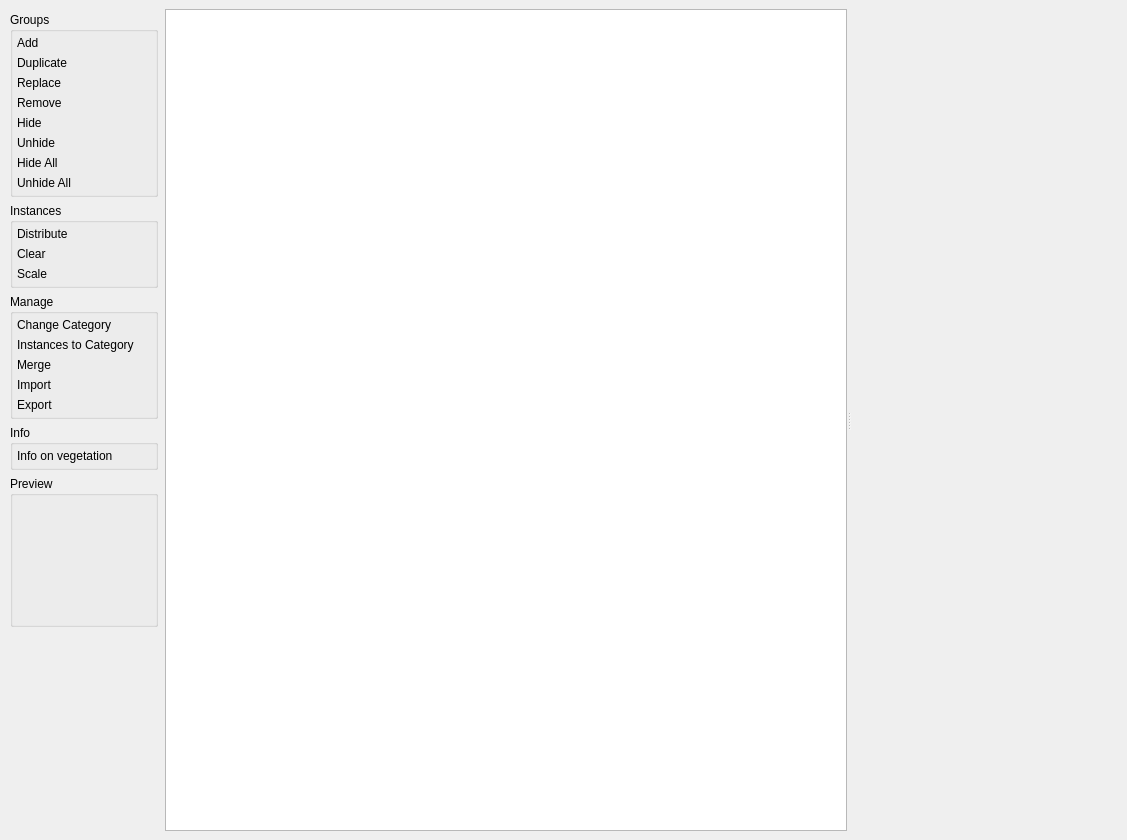
<?xml version="1.0" encoding="UTF-8"?>
<ui version="4.0">
 <class>CVegetationDataBasePage</class>
 <widget class="QMainWindow" name="CVegetationDataBasePage">
  <property name="geometry">
   <rect>
    <x>0</x>
    <y>0</y>
    <width>1127</width>
    <height>840</height>
   </rect>
  </property>
  <widget class="QWidget" name="centralwidget">
   <layout class="QHBoxLayout" name="horizontalLayout">
    <item>
     <widget class="QScrollArea" name="m_wndTaskPanel">
      <property name="sizePolicy">
       <sizepolicy hsizetype="Preferred" vsizetype="Expanding">
        <horstretch>0</horstretch>
        <verstretch>0</verstretch>
       </sizepolicy>
      </property>
      <property name="minimumSize">
       <size>
        <width>150</width>
        <height>0</height>
       </size>
      </property>
      <property name="frameShape">
       <enum>QFrame::NoFrame</enum>
      </property>
      <property name="horizontalScrollBarPolicy">
       <enum>Qt::ScrollBarAlwaysOff</enum>
      </property>
      <property name="sizeAdjustPolicy">
       <enum>QAbstractScrollArea::AdjustToContents</enum>
      </property>
      <property name="widgetResizable">
       <bool>true</bool>
      </property>
      <widget class="QWidget" name="scrollAreaWidgetContents">
       <property name="geometry">
        <rect>
         <x>0</x>
         <y>0</y>
         <width>150</width>
         <height>822</height>
        </rect>
       </property>
       <layout class="QVBoxLayout" name="verticalLayout_6">
        <property name="leftMargin">
         <number>1</number>
        </property>
        <property name="topMargin">
         <number>3</number>
        </property>
        <property name="rightMargin">
         <number>1</number>
        </property>
        <property name="bottomMargin">
         <number>3</number>
        </property>
        <item>
         <widget class="QCollapsibleGroupBox" name="groupBox">
          <property name="title">
           <string>Groups</string>
          </property>
          <layout class="QVBoxLayout" name="verticalLayout">
           <property name="leftMargin">
            <number>4</number>
           </property>
           <property name="topMargin">
            <number>4</number>
           </property>
           <property name="rightMargin">
            <number>4</number>
           </property>
           <property name="bottomMargin">
            <number>4</number>
           </property>
           <item>
            <widget class="ClickableLabel" name="PANEL_VEG_ADD">
             <property name="toolTip">
              <string>Add new vegetation group(s)</string>
             </property>
             <property name="text">
              <string>Add</string>
             </property>
            </widget>
           </item>
           <item>
            <widget class="ClickableLabel" name="PANEL_VEG_CLONE">
             <property name="toolTip">
              <string>Duplicate selected vegetation group(s)</string>
             </property>
             <property name="text">
              <string>Duplicate</string>
             </property>
            </widget>
           </item>
           <item>
            <widget class="ClickableLabel" name="PANEL_VEG_REPLACE">
             <property name="toolTip">
              <string>Replace cgf file of the selected vegetation group(s)</string>
             </property>
             <property name="text">
              <string>Replace</string>
             </property>
            </widget>
           </item>
           <item>
            <widget class="ClickableLabel" name="PANEL_VEG_REMOVE">
             <property name="toolTip">
              <string>Remove selected vegetation group(s)</string>
             </property>
             <property name="text">
              <string>Remove</string>
             </property>
            </widget>
           </item>
           <item>
            <widget class="ClickableLabel" name="PANEL_VEG_HIDE">
             <property name="toolTip">
              <string>Hide selected vegetation group(s)</string>
             </property>
             <property name="text">
              <string>Hide</string>
             </property>
            </widget>
           </item>
           <item>
            <widget class="ClickableLabel" name="PANEL_VEG_UNHIDE">
             <property name="toolTip">
              <string>Unhide selected vegetation group(s)</string>
             </property>
             <property name="text">
              <string>Unhide</string>
             </property>
            </widget>
           </item>
           <item>
            <widget class="ClickableLabel" name="PANEL_VEG_HIDEALL">
             <property name="toolTip">
              <string>Hide all vegetation Groups</string>
             </property>
             <property name="text">
              <string>Hide All</string>
             </property>
            </widget>
           </item>
           <item>
            <widget class="ClickableLabel" name="PANEL_VEG_UNHIDEALL">
             <property name="toolTip">
              <string>Unhide all vegetation groups</string>
             </property>
             <property name="text">
              <string>Unhide All</string>
             </property>
            </widget>
           </item>
          </layout>
         </widget>
        </item>
        <item>
         <widget class="QCollapsibleGroupBox" name="groupBox_2">
          <property name="title">
           <string>Instances</string>
          </property>
          <layout class="QVBoxLayout" name="verticalLayout_2">
           <property name="leftMargin">
            <number>4</number>
           </property>
           <property name="topMargin">
            <number>4</number>
           </property>
           <property name="rightMargin">
            <number>4</number>
           </property>
           <property name="bottomMargin">
            <number>4</number>
           </property>
           <item>
            <widget class="ClickableLabel" name="PANEL_VEG_DISTRIBUTE">
             <property name="toolTip">
              <string>Distribute instances of the selected groups on map</string>
             </property>
             <property name="text">
              <string>Distribute</string>
             </property>
            </widget>
           </item>
           <item>
            <widget class="ClickableLabel" name="PANEL_VEG_CLEAR">
             <property name="toolTip">
              <string>Clear instances of the selected groups from map</string>
             </property>
             <property name="text">
              <string>Clear</string>
             </property>
            </widget>
           </item>
           <item>
            <widget class="ClickableLabel" name="PANEL_VEG_SCALE">
             <property name="toolTip">
              <string>Scale instances of the selected groups</string>
             </property>
             <property name="text">
              <string>Scale</string>
             </property>
            </widget>
           </item>
          </layout>
         </widget>
        </item>
        <item>
         <widget class="QCollapsibleGroupBox" name="groupBox_3">
          <property name="title">
           <string>Manage</string>
          </property>
          <layout class="QVBoxLayout" name="verticalLayout_3">
           <property name="leftMargin">
            <number>4</number>
           </property>
           <property name="topMargin">
            <number>4</number>
           </property>
           <property name="rightMargin">
            <number>4</number>
           </property>
           <property name="bottomMargin">
            <number>4</number>
           </property>
           <item>
            <widget class="ClickableLabel" name="PANEL_VEG_ADDCATEGORY">
             <property name="toolTip">
              <string>Change the category of the selected vegetation group(s)</string>
             </property>
             <property name="text">
              <string>Change Category</string>
             </property>
            </widget>
           </item>
           <item>
            <widget class="ClickableLabel" name="PANEL_VEG_CREATE_SEL">
             <property name="toolTip">
              <string>Move selected instances to category</string>
             </property>
             <property name="text">
              <string>Instances to Category</string>
             </property>
            </widget>
           </item>
           <item>
            <widget class="ClickableLabel" name="PANEL_VEG_MERGE">
             <property name="toolTip">
              <string>Merge vegetation instances</string>
             </property>
             <property name="text">
              <string>Merge</string>
             </property>
            </widget>
           </item>
           <item>
            <widget class="ClickableLabel" name="PANEL_VEG_IMPORT">
             <property name="toolTip">
              <string>Import vegetation groups and instances</string>
             </property>
             <property name="text">
              <string>Import</string>
             </property>
            </widget>
           </item>
           <item>
            <widget class="ClickableLabel" name="PANEL_VEG_EXPORT">
             <property name="toolTip">
              <string>Export selected vegetation groups and their instances</string>
             </property>
             <property name="text">
              <string>Export</string>
             </property>
            </widget>
           </item>
          </layout>
         </widget>
        </item>
        <item>
         <widget class="QCollapsibleGroupBox" name="groupBox_4">
          <property name="title">
           <string>Info</string>
          </property>
          <layout class="QVBoxLayout" name="verticalLayout_4">
           <property name="leftMargin">
            <number>4</number>
           </property>
           <property name="topMargin">
            <number>4</number>
           </property>
           <property name="rightMargin">
            <number>4</number>
           </property>
           <property name="bottomMargin">
            <number>4</number>
           </property>
           <item>
            <widget class="QLabel" name="INFO">
             <property name="text">
              <string>Info on vegetation</string>
             </property>
            </widget>
           </item>
          </layout>
         </widget>
        </item>
        <item>
         <widget class="QCollapsibleGroupBox" name="groupBox_5">
          <property name="title">
           <string>Preview</string>
          </property>
          <layout class="QVBoxLayout" name="verticalLayout_5">
           <property name="leftMargin">
            <number>4</number>
           </property>
           <property name="topMargin">
            <number>4</number>
           </property>
           <property name="rightMargin">
            <number>4</number>
           </property>
           <property name="bottomMargin">
            <number>4</number>
           </property>
           <item>
            <widget class="CPreviewModelCtrl" name="m_previewCtrl" native="true">
             <property name="minimumSize">
              <size>
               <width>120</width>
               <height>120</height>
              </size>
             </property>
             <property name="maximumSize">
              <size>
               <width>120</width>
               <height>120</height>
              </size>
             </property>
            </widget>
           </item>
          </layout>
         </widget>
        </item>
        <item>
         <spacer name="verticalSpacer">
          <property name="orientation">
           <enum>Qt::Vertical</enum>
          </property>
          <property name="sizeHint" stdset="0">
           <size>
            <width>20</width>
            <height>303</height>
           </size>
          </property>
         </spacer>
        </item>
       </layout>
      </widget>
     </widget>
    </item>
    <item>
     <widget class="QSplitter" name="m_splitWnd">
      <property name="orientation">
       <enum>Qt::Horizontal</enum>
      </property>
      <widget class="ColumnGroupTreeView" name="m_wndReport">
       <property name="contextMenuPolicy">
        <enum>Qt::CustomContextMenu</enum>
       </property>
       <property name="selectionMode">
        <enum>QAbstractItemView::ExtendedSelection</enum>
       </property>
       <property name="indentation">
        <number>0</number>
       </property>
      </widget>
      <widget class="ReflectedPropertyControl" name="m_propertyCtrl" native="true"/>
     </widget>
    </item>
   </layout>
  </widget>
 </widget>
 <customwidgets>
  <customwidget>
   <class>ReflectedPropertyControl</class>
   <extends>QWidget</extends>
   <header location="global">Controls/ReflectedPropertyControl/ReflectedPropertyCtrl.h</header>
   <container>1</container>
  </customwidget>
  <customwidget>
   <class>QCollapsibleGroupBox</class>
   <extends>QGroupBox</extends>
   <header location="global">QtUI/QCollapsibleGroupBox.h</header>
   <container>1</container>
  </customwidget>
  <customwidget>
   <class>ClickableLabel</class>
   <extends>QLabel</extends>
   <header location="global">QtUI/ClickableLabel.h</header>
  </customwidget>
  <customwidget>
   <class>CPreviewModelCtrl</class>
   <extends>QWidget</extends>
   <header>Controls/PreviewModelCtrl.h</header>
   <container>1</container>
  </customwidget>
  <customwidget>
   <class>ColumnGroupTreeView</class>
   <extends>QTreeView</extends>
   <header>Util/ColumnGroupTreeView.h</header>
  </customwidget>
 </customwidgets>
 <resources/>
 <connections/>
</ui>
